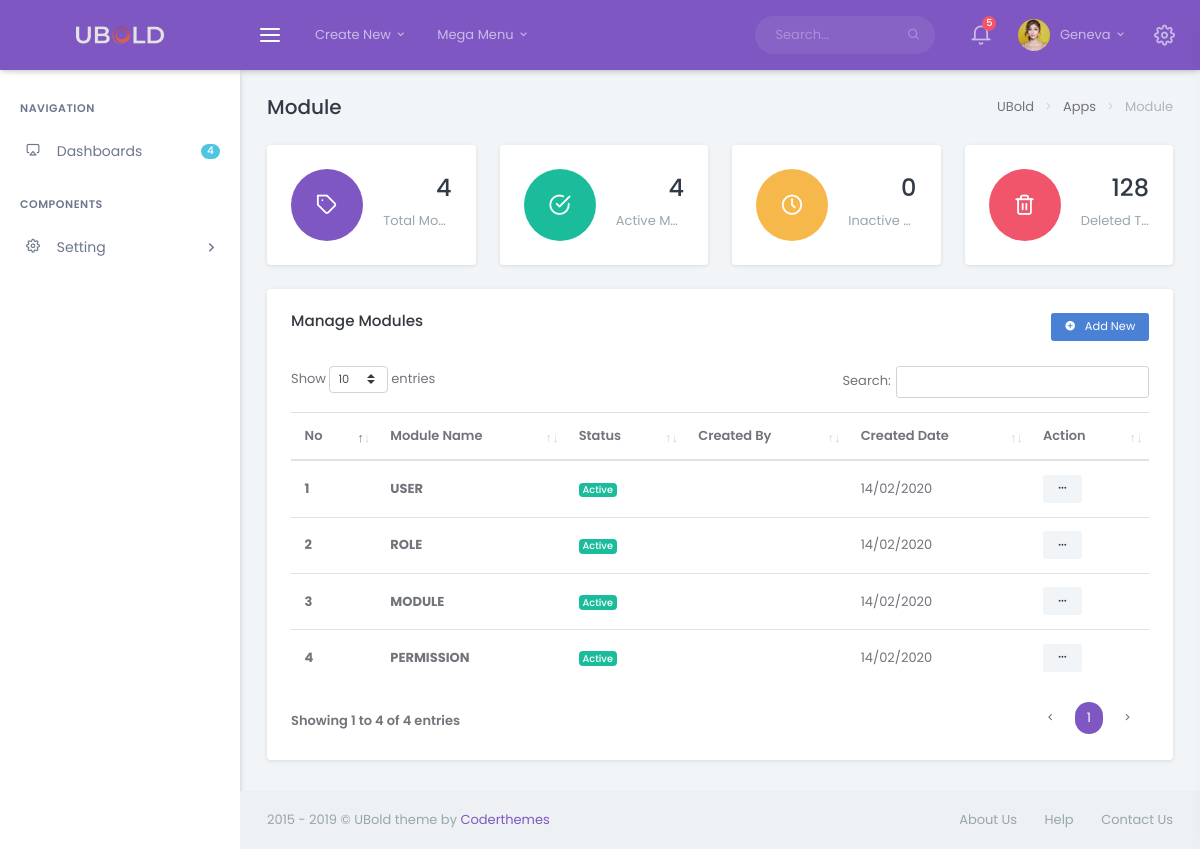
Screenshot of /index.php/module with the database file from the repository.
### tables this page shows
CREATE TABLE `module`  (
  `module_id` int(11) NOT NULL AUTO_INCREMENT,
  `module_name` varchar(255) NULL DEFAULT NULL,
  `created_by` int(11) NULL DEFAULT NULL,
  `created_at` datetime(0) NULL DEFAULT NULL,
  `updated_by` int(11) NULL DEFAULT NULL,
  `updated_at` datetime(0) NULL DEFAULT NULL,
  `status` int(1) NULL DEFAULT NULL,
  PRIMARY KEY (`module_id`) USING BTREE
);

### application/controllers/Module.php (called while the page is built, shortened)
<?php
class Module extends CI_Controller
{
	private $data = array();
	private $page = "pages/modules/";
	private $title = "Module";
	function __construct()
	{
		$this->load->model('ModuleModel','moduleModel');
		$this->data['title'] = $this->title;
		$this->data['status'] = $this->moduleModel->count();
	}
	public function index(){
		$this->data['data'] = $this->moduleModel->getAll();
		$this->load->view($this->page."list", $this->data);
	}
}
 ?>

### index.php (called while the page is built, shortened)
<?php
require_once BASEPATH.'core/CodeIgniter.php';

### application/models/ModuleModel.php (called while the page is built, shortened)
<?php
class ModuleModel extends CI_Model
{
	private $table     = "module";
	function getAll(){
		$result = $this->db->get($this->table);
		return $result->result_array();
	}
}
?>

### application/views/pages/modules/list.php (the view, shortened to what this page needs)
<?php $this->load->view('layouts/header'); ?>
<div class="container-fluid">
    <div class="row">
        <div class="col-12">
            <div class="page-title-box">
                <div class="page-title-right">
                    <ol class="breadcrumb m-0">
                        <li class="breadcrumb-item"><a href="javascript: void(0);">UBold</a></li>
                        <li class="breadcrumb-item"><a href="javascript: void(0);">Apps</a></li>
                        <li class="breadcrumb-item active"><?php echo (isset($title) ? ucfirst($title) : $this->uri->segment(1)); ?></li>
                    </ol>
                </div>
                <h4 class="page-title"><?php echo (isset($title) ? ucfirst($title) : $this->uri->segment(2)); ?></h4>
            </div>
        </div>
    </div>
    <div class="row">
        <div class="col-md-6 col-xl-3">
            <div class="widget-rounded-circle card-box" onclick="window.location.href = '<?php echo base_url(); ?>module';">
                <div class="row">
                    <div class="col-6">
                        <div class="avatar-lg rounded-circle bg-primary">
                            <i class="fe-tag font-22 avatar-title text-white"></i>
                        </div>
                    </div>
                    <div class="col-6">
                        <div class="text-right">
                            <h3 class="text-dark mt-1"><span data-plugin="counterup"><?php echo $status['all']; ?></span></h3>
                            <p class="text-muted mb-1 text-truncate">Total Modules</p>
                        </div>
                    </div>
                </div>
            </div>
        </div>
        <div class="col-md-6 col-xl-3">
            <div class="widget-rounded-circle card-box" onclick="window.location.href = '<?php echo base_url(); ?>module/sortby/active';">
                <div class="row">
                    <div class="col-6">
                        <div class="avatar-lg rounded-circle bg-success">
                            <i class="fe-check-circle font-22 avatar-title text-white"></i>
                        </div>
                    </div>
                    <div class="col-6">
                        <div class="text-right">
                            <h3 class="text-dark mt-1"><span data-plugin="counterup"><?php echo $status['active']; ?></span></h3>
                            <p class="text-muted mb-1 text-truncate">Active Modules</p>
                        </div>
                    </div>
                </div>
            </div>
        </div>
        <div class="col-md-6 col-xl-3">
            <div class="widget-rounded-circle card-box" onclick="window.location.href = '<?php echo base_url(); ?>module/sortby/inactive';">
                <div class="row">
                    <div class="col-6">
                        <div class="avatar-lg rounded-circle bg-warning">
                            <i class="fe-clock font-22 avatar-title text-white"></i>
                        </div>
                    </div>
                    <div class="col-6">
                        <div class="text-right">
                            <h3 class="text-dark mt-1"><span data-plugin="counterup"><?php echo $status['inactive']; ?></span></h3>
                            <p class="text-muted mb-1 text-truncate">Inactive Modules</p>
                        </div>
                    </div>
                </div>
            </div>
        </div>
        <div class="col-md-6 col-xl-3">
            <div class="widget-rounded-circle card-box">
                <div class="row">
                    <div class="col-6">
                        <div class="avatar-lg rounded-circle bg-danger">
                            <i class="fe-trash-2 font-22 avatar-title text-white"></i>
                        </div>
                    </div>
                    <div class="col-6">
                        <div class="text-right">
                            <h3 class="text-dark mt-1"><span data-plugin="counterup">128</span></h3>
                            <p class="text-muted mb-1 text-truncate">Deleted Tickets</p>
                        </div>
                    </div>
                </div>
            </div>
        </div>
    </div>
    <div class="row">
        <div class="col-12">
            <div class="card-box">
                <a href="#modal-add" class="btn btn-sm btn-blue waves-effect waves-light float-right" data-animation="fadein" data-plugin="custommodal" data-overlayColor="#38414a"><i class="mdi mdi-plus-circle mr-1"></i> Add New</a>
                <h4 class="header-title mb-4">Manage Modules</h4>
                <table class="table table-hover m-0 table-centered dt-responsive nowrap w-100" id="tickets-table">
                    <thead>
                    <tr>
                        <th>No</th>
                        <th>Module Name</th>
                        <th>Status</th>
                        <th>Created By</th>
                        <th>Created Date</th>
                        <th class="hidden-sm">Action</th>
                    </tr>
                    </thead>
                    <tbody>
                    <?php
                    if(isset($data)){
                        $i=1;
                        foreach ($data as $row) { ?>
                           <tr>
                                <td><b><?php echo $i++; ?></b></td>
                                <td><b><?php echo strtoupper($row['module_name']); ?></b></td>
                                <td>
                                    <?php echo ($row['status'] == 1 ? '<span class="badge badge-success">Active</span>' : '<span class="badge badge-secondary">In-Active</span>'); ?>
                                </td>
                                <td><?php echo $row['created_by']; ?></td>
                                <td><?php echo date('d/m/Y', strtotime($row['created_at']));; ?></td>
                                <td>
                                    <div class="btn-group dropdown">
                                        <a href="javascript: void(0);" class="table-action-btn dropdown-toggle arrow-none btn btn-light btn-sm" data-toggle="dropdown" aria-expanded="false"><i class="mdi mdi-dots-horizontal"></i></a>
                                    </div>
                                </td>
                            </tr>
                        <?php }
                    }?>
                    </tbody>
                </table>
            </div>
        </div>
    </div>
<?php $this->load->view('pages/modules/form'); ?>
<?php $this->load->view('layouts/footer'); ?>

### application/views/layouts/header.php (shortened to what this page needs)
<!DOCTYPE html>
<html lang="en">
<head>
        <link href="<?php echo base_url(); ?>assets/libs/custombox/custombox.min.css" rel="stylesheet">
        <link href="<?php echo base_url(); ?>assets/libs/sweetalert2/sweetalert2.min.css" rel="stylesheet" type="text/css" />
        <link href="<?php echo base_url(); ?>assets/libs/datatables/dataTables.bootstrap4.css" rel="stylesheet" type="text/css" />
        <link href="<?php echo base_url(); ?>assets/libs/datatables/responsive.bootstrap4.css" rel="stylesheet" type="text/css" />
        <link href="<?php echo base_url(); ?>assets/libs/multiselect/multi-select.css" rel="stylesheet" type="text/css" />
        <link href="<?php echo base_url(); ?>assets/libs/select2/select2.min.css" rel="stylesheet" type="text/css" />
        <link href="<?php echo base_url(); ?>assets/libs/bootstrap-select/bootstrap-select.min.css" rel="stylesheet" type="text/css" />
        <link href="<?php echo base_url(); ?>assets/css/bootstrap.min.css" rel="stylesheet" type="text/css" />
        <link href="<?php echo base_url(); ?>assets/css/icons.min.css" rel="stylesheet" type="text/css" />
        <link href="<?php echo base_url(); ?>assets/css/app.min.css" rel="stylesheet" type="text/css" />
    </head>
    <body>
        <div id="wrapper">
            <div class="navbar-custom">
                <ul class="list-unstyled topnav-menu float-right mb-0">
                    <li class="d-none d-sm-block">
                        <form class="app-search">
                            <div class="app-search-box">
                                <div class="input-group">
                                    <input type="text" class="form-control" placeholder="Search...">
                                    <div class="input-group-append">
                                        <button class="btn" type="submit">
                                            <i class="fe-search"></i>
                                        </button>
                                    </div>
                                </div>
                            </div>
                        </form>
                    </li>
                    <li class="dropdown notification-list">
                        <a class="nav-link dropdown-toggle  waves-effect waves-light" data-toggle="dropdown" href="#" role="button" aria-haspopup="false" aria-expanded="false">
                            <i class="fe-bell noti-icon"></i>
                            <span class="badge badge-danger rounded-circle noti-icon-badge">5</span>
                        </a>
                    </li>
                    <li class="dropdown notification-list">
                        <a class="nav-link dropdown-toggle nav-user mr-0 waves-effect waves-light" data-toggle="dropdown" href="#" role="button" aria-haspopup="false" aria-expanded="false">
                            <img src="<?php echo base_url(); ?>assets/images/users/user-1.jpg" alt="user-image" class="rounded-circle">
                            <span class="pro-user-name ml-1">
                                Geneva <i class="mdi mdi-chevron-down"></i>
                            </span>
                        </a>
                    </li>
                    <li class="dropdown notification-list">
                        <a href="javascript:void(0);" class="nav-link right-bar-toggle waves-effect waves-light">
                            <i class="fe-settings noti-icon"></i>
                        </a>
                    </li>
                </ul>
                <div class="logo-box">
                    <a href="index.html" class="logo text-center">
                        <span class="logo-lg">
                            <img src="<?php echo base_url(); ?>assets/images/logo-light.png" alt="" height="18">
                        </span>
                    </a>
                </div>
                <ul class="list-unstyled topnav-menu topnav-menu-left m-0">
                    <li>
                        <button class="button-menu-mobile waves-effect waves-light">
                            <i class="fe-menu"></i>
                        </button>
                    </li>
                    <li class="dropdown d-none d-lg-block">
                        <a class="nav-link dropdown-toggle waves-effect waves-light" data-toggle="dropdown" href="#" role="button" aria-haspopup="false" aria-expanded="false">
                            Create New
                            <i class="mdi mdi-chevron-down"></i>
                        </a>
                    </li>
                    <li class="dropdown dropdown-mega d-none d-lg-block">
                        <a class="nav-link dropdown-toggle waves-effect waves-light" data-toggle="dropdown" href="#" role="button" aria-haspopup="false" aria-expanded="false">
                            Mega Menu
                            <i class="mdi mdi-chevron-down"></i>
                        </a>
                    </li>
                </ul>
            </div>
            <?php $this->load->view('layouts/menu'); ?>

### application/views/layouts/menu.php (shortened to what this page needs)
<div class="left-side-menu">
    <div class="slimscroll-menu">
        <div id="sidebar-menu">
            <ul class="metismenu" id="side-menu">
                <li class="menu-title">Navigation</li>
                <li>
                    <a href="javascript: void(0);">
                        <i class="fe-airplay"></i>
                        <span class="badge badge-info badge-pill float-right">4</span>
                        <span> Dashboards </span>
                    </a>
                </li>
                <li class="menu-title mt-2">Components</li>
                <li>
                    <a href="javascript: void(0);">
                        <i class="fe-settings"></i>
                        <span> Setting </span>
                        <span class="menu-arrow"></span>
                    </a>
                </li>
            </ul>
        </div>
    </div>
</div>
<div class="content-page">
    <div class="content">

### application/views/layouts/footer.php (shortened to what this page needs)
                </div>
                <footer class="footer">
                    <div class="container-fluid">
                        <div class="row">
                            <div class="col-md-6">
                                2015 - 2019 &copy; UBold theme by <a href="#">Coderthemes</a>
                            </div>
                            <div class="col-md-6">
                                <div class="text-md-right footer-links d-none d-sm-block">
                                    <a href="javascript:void(0);">About Us</a>
                                    <a href="javascript:void(0);">Help</a>
                                    <a href="javascript:void(0);">Contact Us</a>
                                </div>
                            </div>
                        </div>
                    </div>
                </footer>
            </div>
        </div>
    </body>
</html>

### rows the page displays
module: module_name "USER", status "Active", created_at "14/02/2020"
module: module_name "ROLE", status "Active", created_at "14/02/2020"
module: module_name "MODULE", status "Active", created_at "14/02/2020"
module: module_name "PERMISSION", status "Active", created_at "14/02/2020"

### other values shown
$title "Module"
$status['all'] "4"
$status['active'] "4"
$status['inactive'] "0"
